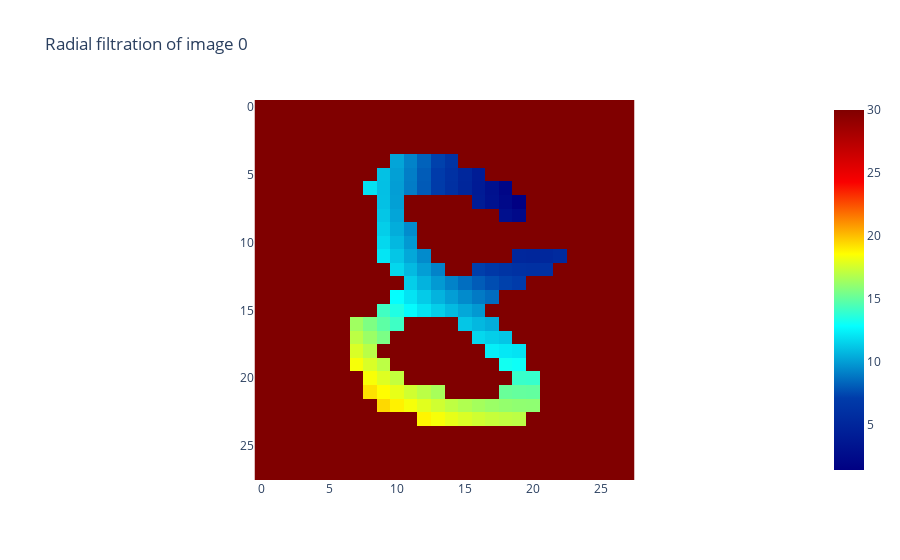

Write notebook code for a chart like this one.
### Code cell
from gtda.images import RadialFiltration, HeightFiltration
radial_filtration = RadialFiltration(center=np.array([20,6])) 
im8_filtration = radial_filtration.fit_transform(im8_binarized) 
radial_filtration.plot(im8_filtration, colorscale="jet")

### Figure 1 — Plotly figure (JSON) as saved in the notebook; plotly's stock layout.template omitted (floating-point values rounded to 4 significant figures; data arrays with more than 128 entries replaced by an {"elided": "..."} marker saying what was removed)
{"data": [{"colorscale": [[0, "rgb(0,0,131)"], [0.2, "rgb(0,60,170)"], [0.4, "rgb(5,255,255)"], [0.6, "rgb(255,255,0)"], [0.8, "rgb(250,0,0)"], [1, "rgb(128,0,0)"]], "type": "heatmap", "z": {"elided": "28x28 float values"}}], "layout": {"plot_bgcolor": "white", "title": {"text": "Radial filtration of image 0"}, "xaxis": {"constrain": "domain", "scaleanchor": "y"}, "yaxis": {"autorange": "reversed", "constrain": "domain"}}}
